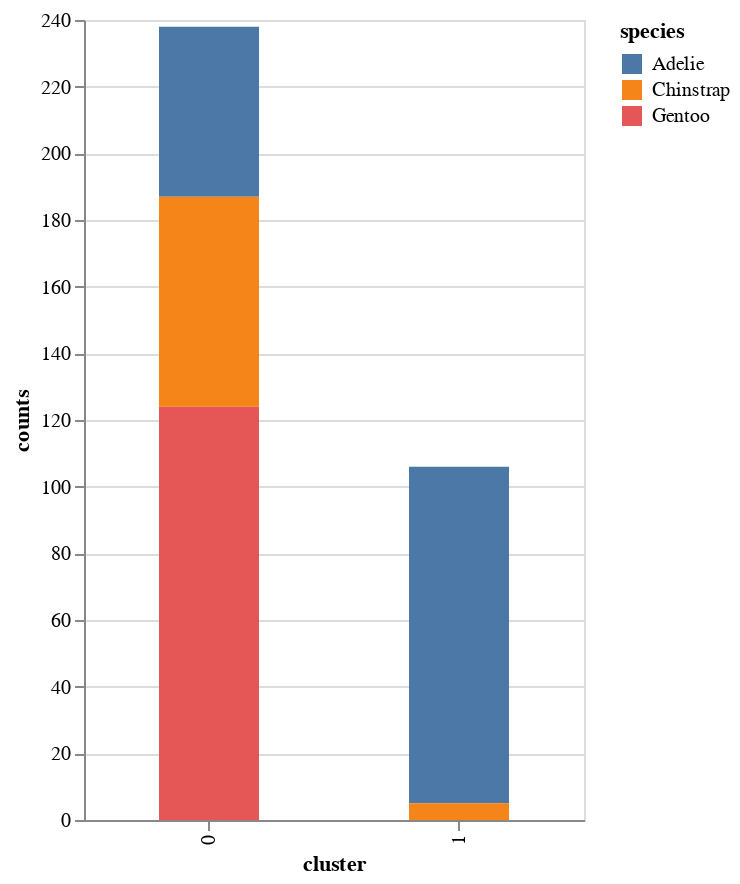

Notebook code for this chart:
### Code cell
alt.Chart(plot3).mark_bar(size=50).encode(
    x="cluster:O",
    y="counts:Q",
    color=alt.Color('species'),
    tooltip=["cluster", "counts", "species"],
).properties(height=400,width=250)

### Figure 1 — Vega-Lite specification as saved in the notebook (floating-point values rounded to 4 significant figures)
{"config": {"view": {"continuousWidth": 400, "continuousHeight": 300}}, "data": {"name": "data-e43ad7d94514eae28dc7021006b5950d"}, "mark": {"type": "bar", "size": 50}, "encoding": {"color": {"field": "species", "type": "nominal"}, "tooltip": [{"field": "cluster", "type": "quantitative"}, {"field": "counts", "type": "quantitative"}, {"field": "species", "type": "nominal"}], "x": {"field": "cluster", "type": "ordinal"}, "y": {"field": "counts", "type": "quantitative"}}, "height": 400, "width": 250, "$schema": "https://vega.github.io/schema/vega-lite/v4.17.0.json", "datasets": {"data-e43ad7d94514eae28dc7021006b5950d": [{"species": "Adelie", "cluster": 0, "counts": 51}, {"species": "Adelie", "cluster": 1, "counts": 101}, {"species": "Chinstrap", "cluster": 0, "counts": 63}, {"species": "Chinstrap", "cluster": 1, "counts": 5}, {"species": "Gentoo", "cluster": 0, "counts": 124}]}}
